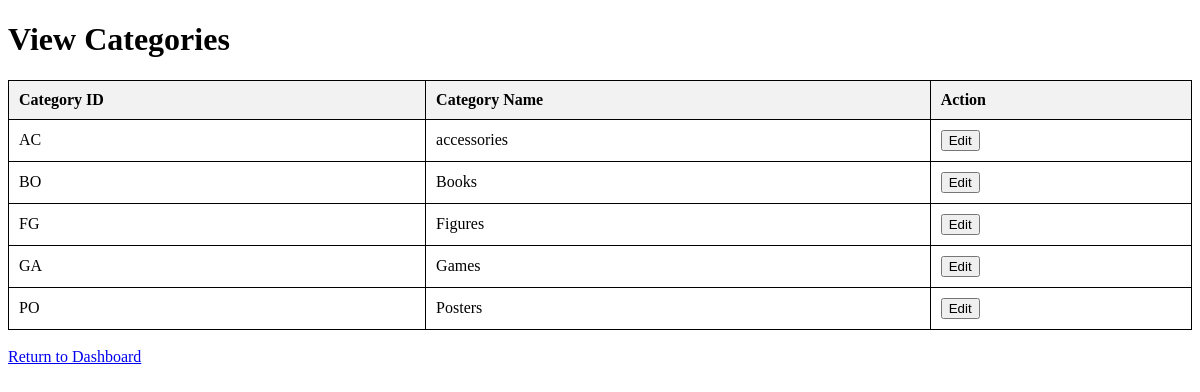
Page /view_categories.php on the committed database.
### tables this page shows
CREATE TABLE Category (
    Category_ID varchar(50) PRIMARY KEY,
    Category_Name varchar(100)
);

### view_categories.php (the view, shortened to what this page needs)
<?php
include 'db_connection.php';
$sql = "SELECT Category_ID, Category_Name FROM Category";
$result = $conn->query($sql);
?>
<!DOCTYPE html>
<html lang="en">
<head>
</head>
<body>
    <h1>View Categories</h1>
    <?php if ($result->num_rows > 0): ?>
        <table>
            <thead>
                <tr>
                    <th>Category ID</th>
                    <th>Category Name</th>
                    <th>Action</th>
                </tr>
            </thead>
            <tbody>
                <?php while ($row = $result->fetch_assoc()): ?>
                    <tr>
                        <td><?php echo htmlspecialchars($row['Category_ID']); ?></td>
                        <td><?php echo htmlspecialchars($row['Category_Name']); ?></td>
                        <td>
                            <button onclick="openEditForm(
                                '<?php echo $row['Category_ID']; ?>',
                                '<?php echo htmlspecialchars($row['Category_Name']); ?>'
                            )">Edit</button>
                        </td>
                    </tr>
                <?php endwhile; ?>
            </tbody>
        </table>
    <?php else: ?>
        <p class="no-data">No categories found in the database.</p>
    <?php endif; ?>
    <br>
    <a href="index.php">Return to Dashboard</a>
</body>
</html>

### view_categories.php (style rules this page uses)
table { width: 100%; border-collapse: collapse; margin-top: 20px; }
table, th, td { border: 1px solid black; }
th, td { padding: 10px; text-align: left; }
th { background-color: #f2f2f2; }

### rows in the picture
category: Category_ID "AC", Category_Name "accessories"
category: Category_ID "BO", Category_Name "Books"
category: Category_ID "FG", Category_Name "Figures"
category: Category_ID "GA", Category_Name "Games"
category: Category_ID "PO", Category_Name "Posters"
